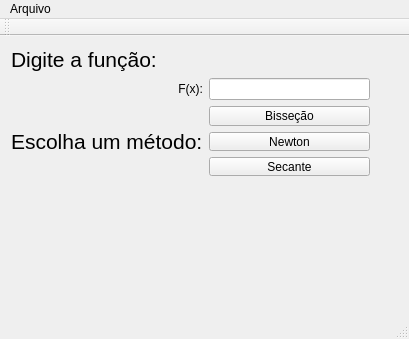
<?xml version="1.0" encoding="UTF-8"?>
<ui version="4.0">
 <class>MainWindow</class>
 <widget class="QMainWindow" name="MainWindow">
  <property name="geometry">
   <rect>
    <x>0</x>
    <y>0</y>
    <width>409</width>
    <height>339</height>
   </rect>
  </property>
  <property name="windowTitle">
   <string>MainWindow</string>
  </property>
  <widget class="QWidget" name="centralWidget">
   <widget class="QWidget" name="gridLayoutWidget">
    <property name="geometry">
     <rect>
      <x>0</x>
      <y>0</y>
      <width>381</width>
      <height>151</height>
     </rect>
    </property>
    <layout class="QGridLayout" name="gridLayout">
     <item row="1" column="0">
      <widget class="QLabel" name="label_3">
       <property name="text">
        <string>F(x):</string>
       </property>
       <property name="alignment">
        <set>Qt::AlignRight|Qt::AlignTrailing|Qt::AlignVCenter</set>
       </property>
      </widget>
     </item>
     <item row="0" column="0">
      <widget class="QLabel" name="label_2">
       <property name="font">
        <font>
         <pointsize>16</pointsize>
        </font>
       </property>
       <property name="text">
        <string>Digite a função: </string>
       </property>
       <property name="alignment">
        <set>Qt::AlignBottom|Qt::AlignLeading|Qt::AlignLeft</set>
       </property>
      </widget>
     </item>
     <item row="1" column="1">
      <widget class="QLineEdit" name="funcao"/>
     </item>
     <item row="2" column="0">
      <widget class="QLabel" name="label">
       <property name="font">
        <font>
         <pointsize>16</pointsize>
        </font>
       </property>
       <property name="text">
        <string>Escolha um método:</string>
       </property>
      </widget>
     </item>
     <item row="2" column="1">
      <layout class="QVBoxLayout" name="verticalLayout">
       <item>
        <widget class="QPushButton" name="bissecao">
         <property name="text">
          <string>Bisseção</string>
         </property>
        </widget>
       </item>
       <item>
        <widget class="QPushButton" name="newton">
         <property name="text">
          <string>Newton</string>
         </property>
        </widget>
       </item>
       <item>
        <widget class="QPushButton" name="secante">
         <property name="text">
          <string>Secante</string>
         </property>
        </widget>
       </item>
      </layout>
     </item>
    </layout>
   </widget>
  </widget>
  <widget class="QMenuBar" name="menuBar">
   <property name="geometry">
    <rect>
     <x>0</x>
     <y>0</y>
     <width>409</width>
     <height>20</height>
    </rect>
   </property>
   <widget class="QMenu" name="menuArquivo">
    <property name="title">
     <string>Arquivo</string>
    </property>
    <addaction name="actionAbrir"/>
    <addaction name="separator"/>
    <addaction name="actionOp_es"/>
   </widget>
   <addaction name="menuArquivo"/>
  </widget>
  <widget class="QToolBar" name="mainToolBar">
   <attribute name="toolBarArea">
    <enum>TopToolBarArea</enum>
   </attribute>
   <attribute name="toolBarBreak">
    <bool>false</bool>
   </attribute>
  </widget>
  <widget class="QStatusBar" name="statusBar"/>
  <action name="actionAbrir">
   <property name="text">
    <string>Abrir</string>
   </property>
  </action>
  <action name="actionOp_es">
   <property name="text">
    <string>Opções</string>
   </property>
  </action>
 </widget>
 <layoutdefault spacing="6" margin="11"/>
 <resources/>
 <connections/>
</ui>
